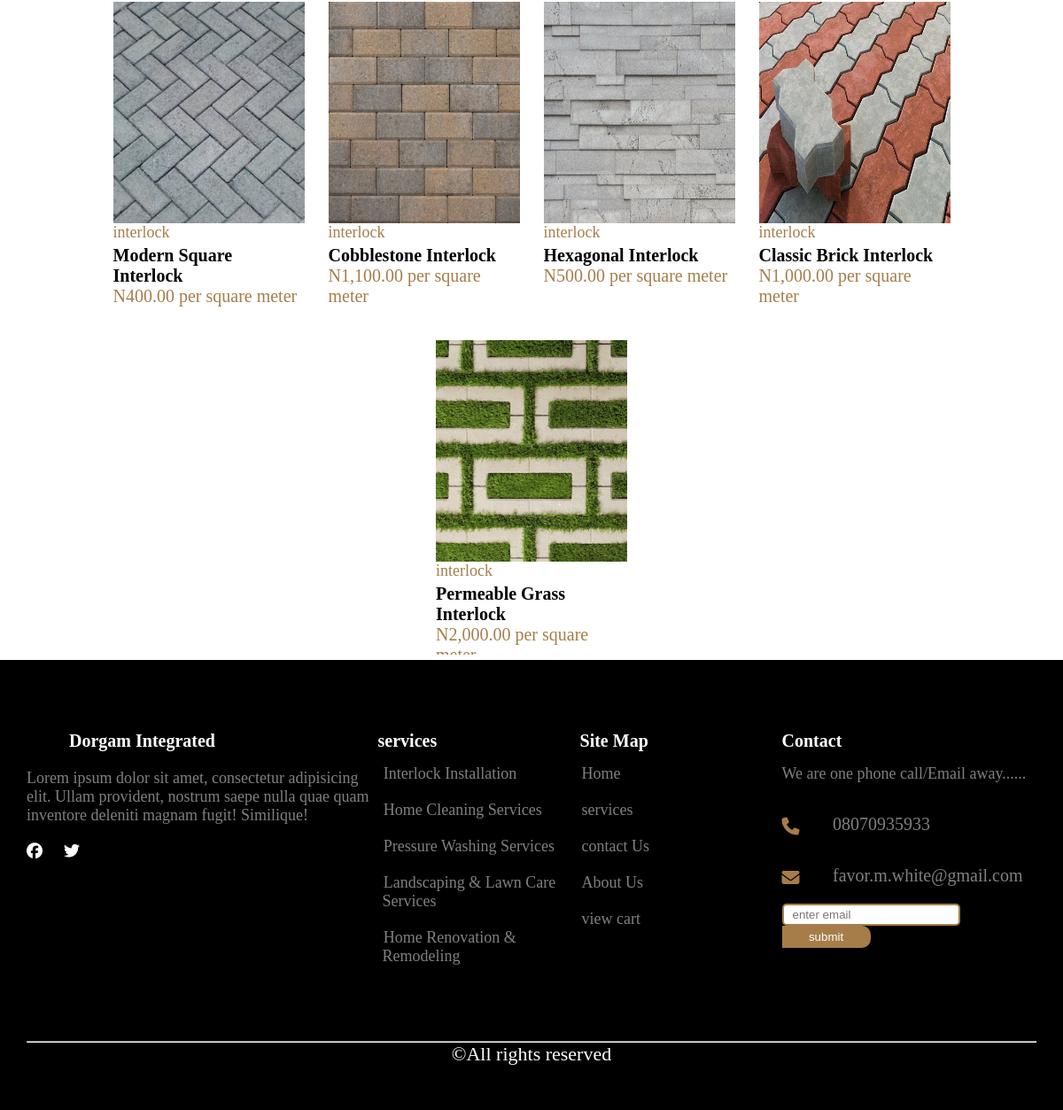
/store/products (lower part), run on an earlier commit of the app's database.
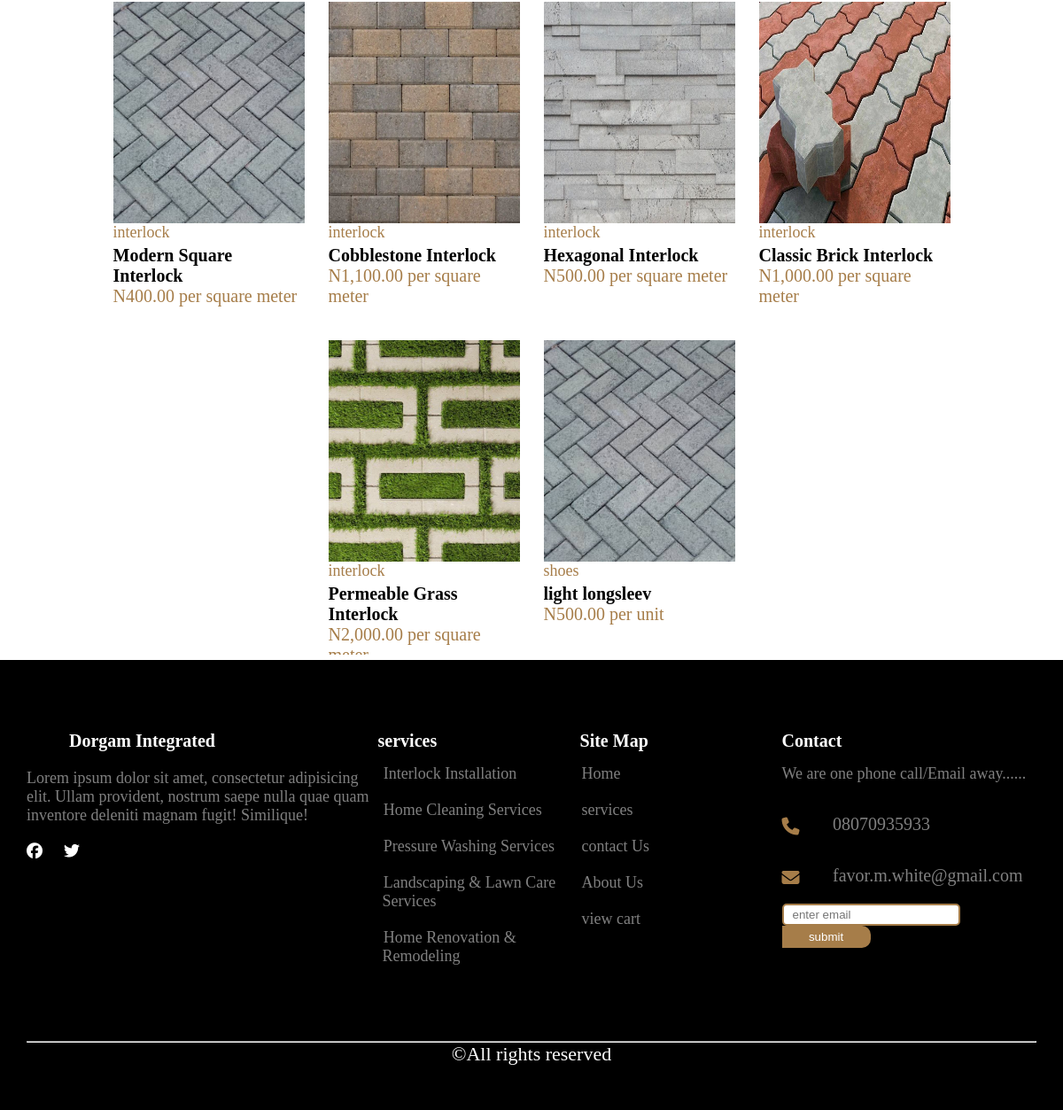
And on a later commit of the database.
### ecommerceShop/models.py (models this page shows, shortened)
class Product(models.Model):
    image = models.ImageField(upload_to='products/')
    name = models.CharField(max_length=255)
    price = models.DecimalField(max_digits=10, decimal_places=2)
    shipping_duration = models.IntegerField(help_text="number of days for ordered product to get to consumer")
    is_instock =  models.BooleanField(default=True)
    is_featured = models.BooleanField(default=False)
    categories = models.ManyToManyField(Category, related_name='products')
    description = CKEditor5Field(config_name='default')
    created_at = models.DateTimeField(auto_now=True)
    updated_at = models.DateTimeField(auto_now_add=True)

class Category(models.Model):
    name = models.CharField(max_length=100, unique=True)  # Name of the category
    description = models.TextField(blank=True, null=True)  # Optional description
    created_at = models.DateTimeField(auto_now=True)
    updated_at = models.DateTimeField(auto_now_add=True)
    def __str__(self):
        return self.name

### core/models.py (models this page shows)
class Service(models.Model):
    image = models.ImageField(
        upload_to='services/images/',
        blank=False,
        null=False,
        help_text="enter service image"
    )
    name_of_service = models.CharField(max_length=200, blank=False, null=False)
    detail = CKEditor5Field(config_name='default')

### ecommerceShop/views.py (the view)
# urls.py: path('products', views.products, name="products"),
def products(request):
    search_query = request.GET.get('q', '')
    category_filter = request.GET.get('category', 'all')
    products = Product.objects.filter(is_instock=True)
    if search_query:
        products = products.filter(name__icontains=search_query)
    if category_filter != 'all':
        products = products.filter(categories__id=category_filter)
    categories = Category.objects.all()
    context = {'products': products, 'search_query': search_query,
               'categories': categories, 'category_filter': category_filter}
    return render(request, "mainSite/shopPage.html", context)

### core/context_processors.py (called while the page is built)
def contact_info(request):
    contactInfo = Contact.objects.first()
    return {"contact": contactInfo}

def services(request):
    services = Service.objects.all()[:5]
    return {"services": services}

def social_media_view(request):
    social = SocialMedia.objects.first()  # You can adjust the query as needed
    return {'social': social}

def cart_item_count(request):
    if request.user.is_authenticated:
        try:
            cart = Cart.objects.filter(user=request.user, completed=False).first()
            if cart:
                total_items = sum(item.quantity for item in cart.cartitems.all())
            else:
                total_items = 0
        except Exception as e:
            print(f"Error calculating cart item count: {e}")
            total_items = 0
    else:
        total_items = 0
    return {"cart_item_count": total_items}

### templates/mainSite/shopPage.html (shortened to what this page needs)
{% extends "./main.html" %}
{% load static %}
{% load humanize %}
{% block stylelinks %}
    <link rel="stylesheet" href="{% static 'css/mainSite/shopPage.css' %}">
{% endblock stylelinks %}
{% block content %}
        {% if products %}
            <div class="products-container container">
                {% for product in products %}
                    <div class="product" onclick="window.location.href='/store/product/{{ product.id }}/'">
                        <div class="product-image">
                            <img src="{{ product.image.url }}" alt="" srcset="">
                        </div>
                        <div class="product-info">
                            {% for category in product.categories.all %}
                                <p class="category">{{ category }}</p>
                            {% endfor %}
                            <h1> {{ product.name }}</h1>
                            {% for category in product.categories.all %}
                                {% if category.name|upper == "INTERLOCK" %}
                                    <p class="price">N{{ product.price|intcomma }} per square meter</p>
                                {% else %}
                                    <p class="price">N{{ product.price|intcomma }} per unit</p>
                                {% endif %}
                        {% endfor %}
                        </div>
                    </div>
                {% endfor %}
            </div>
        {% endif %}
{% endblock %}intcomma

### templates/mainSite/main.html (shortened to what this page needs)
{% load static %}
<!DOCTYPE html>
<html lang="en">
<head>
    <link rel="stylesheet" href="{% static 'css/mainSite/main.css' %}">
    {% block stylelinks %} {% endblock stylelinks %}
</head>
<body>
     {% include 'flashMessages/message.html' %}
    {% block content %} {% endblock content %}
    <footer>
        <div class="footer-container container">
            <div class="footer-about">
                <div class="heading">
                    <div class="logo"><img src="{% static 'images/homePage/logo.jfif' %}" alt="" srcset=""></div>
                    <h1>Dorgam Integrated</h1>
                </div>
                <p>
                    Lorem ipsum dolor sit amet, consectetur adipisicing elit. Ullam provident,
                    nostrum saepe nulla quae quam inventore deleniti magnam fugit! Similique!
                </p>
               <div class="socials">
                {% if social.facebook %}
                    <a href="{{ social.facebook }}" target="_blank">
                        <i class="fa-brands fa-facebook"></i>
                    </a>
                {% endif %}
                {% if social.twitter %}
                    <a href="{{ social.twitter }}" target="_blank">
                        <i class="fa-brands fa-twitter"></i>
                    </a>
                {% endif %}
            </div>
            </div>
            <div class="footer-services">
                <h1> services</h1>
                {% for service in services %}
                    <a href="{% url 'service' service.id %}">{{ service.name_of_service }}</a>
                {% endfor %}
            </div>
            <div class="footer-links">
                <h1> Site Map </h1>
                <ul>
                    <li><a href="{% url 'home' %}">Home</a></li>
                    <li><a href="{% url 'services' %}">services</a></li>
                    <li><a href="{% url 'contactUs' %}">contact Us</a></li>
                    <li><a href="{% url 'about' %}">About Us</a></li>
                     <li><a href="{% url 'cart' %}">view cart</a></li>
                </ul>
            </div>
            <div class="footer-contact-info">
                <h1> Contact </h1>
                <p>We are one phone call/Email away......</p>
                    <div class="info">
                        <i class="fa-solid fa-phone"></i>
                        <p>{{ contact.phoneNumber }}</p>
                    </div>
                    <div class="info">
                        <i class="fa-solid fa-envelope"></i>
                        <p>{{ contact.email }}</p>
                    </div>
                    <div class="newsletter">
                        <form action="{% url 'subscribe' %}" method="post">
                             <input type="email" required placeholder="enter email" name="email">
                             <button type="submit">submit</button>
                        </form>
                    </div>
            </div>
        </div>
        <div class="copyright container">
            <hr style="color: grey;">
            <p>&copy;All rights reserved</p>
        </div>
    </footer>
</body>
</html>

What changed in the data, as far as the page shows it:
added Product: image (picture), name "light longsleev", price "500.00"
added Category: name "shoes"
